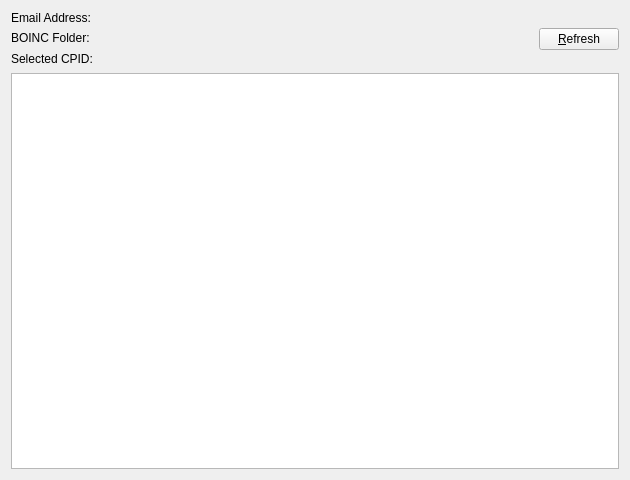
<?xml version="1.0" encoding="UTF-8"?>
<ui version="4.0">
 <class>ResearcherWizardProjectsPage</class>
 <widget class="QWizardPage" name="ResearcherWizardProjectsPage">
  <property name="geometry">
   <rect>
    <x>0</x>
    <y>0</y>
    <width>630</width>
    <height>480</height>
   </rect>
  </property>
  <property name="sizePolicy">
   <sizepolicy hsizetype="Expanding" vsizetype="Expanding">
    <horstretch>0</horstretch>
    <verstretch>0</verstretch>
   </sizepolicy>
  </property>
  <property name="windowTitle">
   <string>BOINC CPID Detection</string>
  </property>
  <property name="title">
   <string>BOINC CPID Detection</string>
  </property>
  <property name="subTitle">
   <string>Gridcoin scans the BOINC projects on your computer to find an eligible cross-project identifier (CPID). The network tracks CPIDs to allocate research rewards.</string>
  </property>
  <layout class="QGridLayout" name="gridLayout">
   <item row="1" column="0">
    <widget class="QTableView" name="projectTableView">
     <property name="verticalScrollBarPolicy">
      <enum>Qt::ScrollBarAsNeeded</enum>
     </property>
     <property name="horizontalScrollBarPolicy">
      <enum>Qt::ScrollBarAsNeeded</enum>
     </property>
     <property name="showDropIndicator" stdset="0">
      <bool>false</bool>
     </property>
     <property name="dragEnabled">
      <bool>false</bool>
     </property>
     <property name="dragDropMode">
      <enum>QAbstractItemView::NoDragDrop</enum>
     </property>
     <property name="defaultDropAction">
      <enum>Qt::IgnoreAction</enum>
     </property>
     <property name="alternatingRowColors">
      <bool>true</bool>
     </property>
     <property name="selectionMode">
      <enum>QAbstractItemView::SingleSelection</enum>
     </property>
     <property name="selectionBehavior">
      <enum>QAbstractItemView::SelectRows</enum>
     </property>
     <property name="showGrid">
      <bool>false</bool>
     </property>
     <property name="gridStyle">
      <enum>Qt::SolidLine</enum>
     </property>
     <property name="sortingEnabled">
      <bool>true</bool>
     </property>
     <property name="cornerButtonEnabled">
      <bool>false</bool>
     </property>
     <attribute name="horizontalHeaderHighlightSections">
      <bool>false</bool>
     </attribute>
     <attribute name="horizontalHeaderShowSortIndicator" stdset="0">
      <bool>true</bool>
     </attribute>
     <attribute name="horizontalHeaderStretchLastSection">
      <bool>true</bool>
     </attribute>
     <attribute name="verticalHeaderVisible">
      <bool>false</bool>
     </attribute>
     <attribute name="verticalHeaderShowSortIndicator" stdset="0">
      <bool>true</bool>
     </attribute>
    </widget>
   </item>
   <item row="0" column="0">
    <layout class="QHBoxLayout" name="horizontalLayout">
     <item>
      <widget class="QWidget" name="selectedCpidLayoutWidget" native="true">
       <property name="sizePolicy">
        <sizepolicy hsizetype="Expanding" vsizetype="Preferred">
         <horstretch>0</horstretch>
         <verstretch>0</verstretch>
        </sizepolicy>
       </property>
       <layout class="QGridLayout" name="infoGridLayout" columnstretch="0,1">
        <property name="leftMargin">
         <number>0</number>
        </property>
        <property name="topMargin">
         <number>0</number>
        </property>
        <property name="rightMargin">
         <number>0</number>
        </property>
        <property name="bottomMargin">
         <number>0</number>
        </property>
        <item row="0" column="0">
         <widget class="QLabel" name="emailLabelLabel">
          <property name="text">
           <string>Email Address:</string>
          </property>
         </widget>
        </item>
        <item row="0" column="1">
         <widget class="QLabel" name="emailLabel">
          <property name="cursor">
           <cursorShape>IBeamCursor</cursorShape>
          </property>
          <property name="toolTip">
           <string/>
          </property>
          <property name="text">
           <string notr="true"/>
          </property>
          <property name="wordWrap">
           <bool>true</bool>
          </property>
          <property name="textInteractionFlags">
           <set>Qt::LinksAccessibleByMouse|Qt::TextSelectableByMouse</set>
          </property>
         </widget>
        </item>
        <item row="1" column="0">
         <widget class="QLabel" name="boincPathLabelLabel">
          <property name="text">
           <string>BOINC Folder:</string>
          </property>
         </widget>
        </item>
        <item row="1" column="1">
         <widget class="QLabel" name="boincPathLabel">
          <property name="cursor">
           <cursorShape>IBeamCursor</cursorShape>
          </property>
          <property name="toolTip">
           <string/>
          </property>
          <property name="text">
           <string notr="true"/>
          </property>
          <property name="wordWrap">
           <bool>true</bool>
          </property>
          <property name="textInteractionFlags">
           <set>Qt::LinksAccessibleByMouse|Qt::TextSelectableByMouse</set>
          </property>
         </widget>
        </item>
        <item row="2" column="0">
         <widget class="QLabel" name="selectedCpidLabelLabel">
          <property name="text">
           <string>Selected CPID:</string>
          </property>
         </widget>
        </item>
        <item row="2" column="1">
         <layout class="QHBoxLayout" name="selectedCpidhorizontalLayout">
          <item>
           <widget class="QLabel" name="selectedCpidLabel">
            <property name="sizePolicy">
             <sizepolicy hsizetype="Maximum" vsizetype="Preferred">
              <horstretch>0</horstretch>
              <verstretch>0</verstretch>
             </sizepolicy>
            </property>
            <property name="cursor">
             <cursorShape>IBeamCursor</cursorShape>
            </property>
            <property name="toolTip">
             <string/>
            </property>
            <property name="text">
             <string notr="true"/>
            </property>
            <property name="wordWrap">
             <bool>true</bool>
            </property>
            <property name="textInteractionFlags">
             <set>Qt::LinksAccessibleByMouse|Qt::TextSelectableByMouse</set>
            </property>
           </widget>
          </item>
          <item alignment="Qt::AlignLeft|Qt::AlignTop">
           <widget class="QLabel" name="selectedCpidIconLabel">
            <property name="sizePolicy">
             <sizepolicy hsizetype="Fixed" vsizetype="Fixed">
              <horstretch>0</horstretch>
              <verstretch>0</verstretch>
             </sizepolicy>
            </property>
            <property name="minimumSize">
             <size>
              <width>16</width>
              <height>16</height>
             </size>
            </property>
            <property name="maximumSize">
             <size>
              <width>16</width>
              <height>16</height>
             </size>
            </property>
            <property name="text">
             <string notr="true"/>
            </property>
            <property name="pixmap">
             <pixmap resource="../bitcoin.qrc">:/icons/white_and_red_x</pixmap>
            </property>
            <property name="scaledContents">
             <bool>true</bool>
            </property>
            <property name="alignment">
             <set>Qt::AlignLeading|Qt::AlignLeft|Qt::AlignVCenter</set>
            </property>
            <property name="textInteractionFlags">
             <set>Qt::NoTextInteraction</set>
            </property>
           </widget>
          </item>
         </layout>
        </item>
       </layout>
      </widget>
     </item>
     <item>
      <widget class="QPushButton" name="refreshButton">
       <property name="sizePolicy">
        <sizepolicy hsizetype="Minimum" vsizetype="Fixed">
         <horstretch>0</horstretch>
         <verstretch>0</verstretch>
        </sizepolicy>
       </property>
       <property name="toolTip">
        <string>Re-scan the BOINC projects on your computer.</string>
       </property>
       <property name="text">
        <string>&amp;Refresh</string>
       </property>
       <property name="flat">
        <bool>false</bool>
       </property>
      </widget>
     </item>
    </layout>
   </item>
  </layout>
 </widget>
 <resources>
  <include location="../bitcoin.qrc"/>
 </resources>
 <connections/>
</ui>
